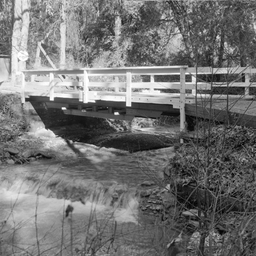
%> input picture test_images/walkbridge.png (cropped and resized to the size of MATLAB's example picture), 256 x 256 px, given in place of cameraman.tif, which was not available
$ octave run_me.m   (GNU Octave 9; MATLAB toolbox functions it lacks are replaced by stand-ins)
%> lines starting %> are read from the running program, lines starting %| are printed output that depends on the picture; pictures that were not available may be replaced by others from this repository, and a replacement may not be noted
### PatchMatching/Im2Patch.m
function  [ Pat_img ]  =  Im2Patch( E_img, Par )
%%%%%%%%%%%%%%%%%%%%%%%%%%%%%%%%%%%%%%%%%%%%%%%%%%%%%%%%%%%%%%%%%%%%%%%%%%%
% This code modified from
% Weighted Nuclear Norm Minimization for Image Denoising, Version 1.0
% Shuhang Gu, Lei Zhang, Wangmeng Zuo, Xiangchu Feng
% https://github.com/csjunxu/WNNM_CVPR2014
%%%%%%%%%%%%%%%%%%%%%%%%%%%%%%%%%%%%%%%%%%%%%%%%%%%%%%%%%%%%%%%%%%%%%%%%%%%
total_pat_num = (size(E_img,1)-Par.patsize+1)*(size(E_img,2)-Par.patsize+1);
Pat_img           =   zeros(Par.patsize*Par.patsize, total_pat_num);
k           =   0;
for i  = 1:Par.patsize
    for j  = 1:Par.patsize
              k     =  k+1;
        E_patch     =  E_img(i:end-Par.patsize+i,j:end-Par.patsize+j);
        Pat_img(k,:)      =  E_patch(:)';
    end
end

### PatchMatching/NeighborIndex.m
function  [ Neighbor_arr, Num_arr, SelfIndex_arr ]  =  NeighborIndex(img, Par)
%%%%%%%%%%%%%%%%%%%%%%%%%%%%%%%%%%%%%%%%%%%%%%%%%%%%%%%%%%%%%%%%%%%%%%%%%%%
% This code modified from
% Weighted Nuclear Norm Minimization for Image Denoising, Version 1.0
% Shuhang Gu, Lei Zhang, Wangmeng Zuo, Xiangchu Feng
% https://github.com/csjunxu/WNNM_CVPR2014
%%%%%%%%%%%%%%%%%%%%%%%%%%%%%%%%%%%%%%%%%%%%%%%%%%%%%%%%%%%%%%%%%%%%%%%%%%%
% This Function Precompute the all the patch indexes in the Searching window
% -Neighbor_arr is the array of neighbor patch indexes for each keypatch
% -Num_arr is array of the effective neighbor patch numbers for each keypatch
% -SelfIndex_arr is the index of keypatches in the total patch index array
SW      	=   Par.searchWin;
s           =   Par.step;
TempR       =   size(img,1)-Par.patsize+1;
TempC       =   size(img,2)-Par.patsize+1;
R_GridIdx	=   (1:s:TempR);
R_GridIdx	=   [R_GridIdx R_GridIdx(end)+1:TempR];
C_GridIdx	=   (1:s:TempC);
C_GridIdx	=   [C_GridIdx C_GridIdx(end)+1:TempC];

Idx         =   (1:TempR*TempC);
Idx         =   reshape(Idx, TempR, TempC);
R_GridH     =   length(R_GridIdx);
C_GridW     =   length(C_GridIdx);

Neighbor_arr    =   int32(zeros((2*SW+1)*(2*SW+1), R_GridH*C_GridW));
Num_arr         =   int32(zeros(1,R_GridH*C_GridW));
SelfIndex_arr   =   int32(zeros(1,R_GridH*C_GridW));

for  i  =  1 : R_GridH
    for  j  =  1 : C_GridW
        OffsetR     =   R_GridIdx(i);
        OffsetC     =   C_GridIdx(j);
        Offset1  	=  (OffsetC-1)*TempR + OffsetR;
        Offset2   	=  (j-1)*R_GridH + i;

        top         =   max( OffsetR-SW, 1 );
        button      =   min( OffsetR+SW, TempR );
        left        =   max( OffsetC-SW, 1 );
        right       =   min( OffsetC+SW, TempC );

        NL_Idx     =   Idx(top:button, left:right);
        NL_Idx     =   NL_Idx(:);

        Num_arr(Offset2)  =  length(NL_Idx);
        Neighbor_arr(1:Num_arr(Offset2),Offset2)  =  NL_Idx;
        SelfIndex_arr(Offset2) = Offset1;
    end
end

### PatchTools/InitialBlockMatching.m
function [ NL_mat, ref_idx, ref_noisy_pat ] = InitialBlockMatching(X, Y, Par)
XPat = Im2Patch(X, Par);
[neighbor_arr, num_arr, self_arr] =	NeighborIndex(X, Par);
NL_mat  =  BlockMatching( XPat, Par, neighbor_arr, num_arr, self_arr);

% To reduce computational cost, we compute energy only for the
% representative patch. We take the patch with the smallest variance of
% pixel values as the represntative patch.
fPat = XPat(:,NL_mat(1,:));
std_fPat = std(fPat,1);
[~,idx] = min(std_fPat);
ref_idx = NL_mat(:,idx);

ref_noisy_pat = zeros(Par.patsize*Par.patsize,length(ref_idx));
k = 0;
for i  = 1:Par.patsize
    for j  = 1:Par.patsize
        k = k+1;
        N_patch = Y(i:end-Par.patsize+i,j:end-Par.patsize+j);
        N_patch = N_patch(:)';
        ref_noisy_pat(k,:) = N_patch(:,ref_idx);
    end
end
end

### BlockMatching.m
function  [init_index] = BlockMatching(X, Par, neighbor_arr, num_arr, self_index_arr)
%%%%%%%%%%%%%%%%%%%%%%%%%%%%%%%%%%%%%%%%%%%%%%%%%%%%%%%%%%%%%%%%%%%%%%%%%%%
% This code originated from
% Weighted Nuclear Norm Minimization for Image Denoising, Version 1.0
% Shuhang Gu, Lei Zhang, Wangmeng Zuo, Xiangchu Feng
% https://github.com/csjunxu/WNNM_CVPR2014
%%%%%%%%%%%%%%%%%%%%%%%%%%%%%%%%%%%%%%%%%%%%%%%%%%%%%%%%%%%%%%%%%%%%%%%%%%%
L = length(num_arr);
init_index = zeros(Par.patnum,L);

for  i  =  1 : L
    patch = X(:,self_index_arr(i));
    neighbors = X(:,neighbor_arr(1:num_arr(i),i));
    dist = sum((repmat(patch,1,size(neighbors,2))-neighbors).^2);
    [~, index] = sort(dist);
    init_index(:,i)=neighbor_arr(index(1:Par.patnum),i);
end

### ComputeEnergy.m
function [ energy ] = ComputeEnergy( ref_idx, ref_noisy_pat, rec_img, Par, lambda, gamma )

rec_pat = zeros(Par.patsize*Par.patsize,length(ref_idx));
k = 0;
for i  = 1:Par.patsize
    for j  = 1:Par.patsize
        k = k+1;
        E_patch = rec_img(i:end-Par.patsize+i,j:end-Par.patsize+j);
        E_patch = E_patch(:)';
        rec_pat(k,:) =  E_patch(:,ref_idx);
    end
end

[~,sing_mat,~] = svd(double(rec_pat),'econ');
energy = trace(sing_mat) + 0.5*lambda*sum(sum(log(gamma^2 + (rec_pat-ref_noisy_pat).^2)));

end

### XSubproblem.m
function [E_img]   =  XSubproblem( N_img, Par, NL_mat )

E_img = N_img;
[row, col] = size(N_img);

[neighbor_arr, num_arr, self_arr] =	NeighborIndex(N_img, Par);

for iter = 1 : Par.iter
    NSig = Par.eta*Par.nSig;
    CurPat = Im2Patch( E_img, Par );                      % image to patch and estimate local noise variance

    if (mod(iter-1,Par.innerloop)==0)
        tva = TotalVariation(E_img);
        tvb = TotalVariation(medfilt2(E_img));
        if tva/tvb < 3
            NL_mat  =  BlockMatching( CurPat, Par, neighbor_arr, num_arr, self_arr);% Caculate Non-local similar patches for each
        end
        NSig = Par.nSig;                       % First Iteration use the input noise parameter
    end


    [EPat, W]  =  PatEstimation( NL_mat, self_arr, NSig, CurPat, Par );   % Estimate all the patches
    E_img      =  Patch2Im( EPat, W, Par.patsize, row, col );
end
end


% [5 lines left out: function TotalVariation, not called in this run]

### Params.m
function  [Par]=Params(nSig)
Par.nSig      = nSig;              % Variance of the noise image
Par.searchWin = 30;                % Non-local patch searching window
Par.c         = 23;                % Constant num for the weight vector
Par.innerloop = 2;                 % InnerLoop Num of between re-blockmatching
Par.reWeiIter = 3;
Par.patsize   = 6;                 % Patch size
Par.patnum    = 70;                % Initial Non-local Patch number
Par.iter      = 2;
Par.eta       = 0.6;               % Noise estimete parameter
Par.step      = 4;
Par.threshold = 1e-3;              % terminate condition of ADMM algorithm

### run_me.m
% choose image by number
% All images are in the folder "test_images".
img_num = 3;

% solve WNNM model of the Cauchy noise denoising by ADMM algorithm.

if img_num == 1; clear; imname = "barbara"; img = double(imread('barbara.png')); img = imresize(img, 0.5);
elseif img_num == 2; clear; imname = "boat"; img = double(imread('boat.png')); img = imresize(img, 0.5);
elseif img_num == 3; clear; imname = "cameraman"; img = double(imread('cameraman.tif'));
elseif img_num == 4; clear; img_name = "couple"; img = double(imread('couple.png')); img = imresize(img, 0.5);
elseif img_num == 5; clear; imname = "house"; img = double(rgb2gray(imread('house.tiff'))); img = imresize(img, 0.5);
elseif img_num == 6; clear; imname = "man"; img = double(imread('man.tiff')); img = imresize(img, 0.25);
elseif img_num == 7; clear; imname = "mandrill"; img = double(imread('mandrill.png')); img = imresize(img, 0.5);
elseif img_num == 8; clear; imname = "peppers"; img = double(imread('peppers256.png'));
elseif img_num == 9; clear; imname = "plane"; img = double(imread('jetplane.png')); img = imresize(img, 0.5);
elseif img_num == 10; clear; imname = "synthetic"; img = double(rgb2gray(imread('synthetic1.bmp'))); img = imresize(img, 1.01);
end

% Generate Cauchy noisy image.
rng('default');
eta1 = randn(size(img));
eta2 = randn(size(img));
gamma = 5;
noise = gamma.*eta1./eta2;
Y = img + noise;                                % noisy image

fprintf('noisy image PSNR, SSIM : %.2f, %.4f\n', psnr(uint8(Y), uint8(img)), ssim(uint8(Y), uint8(img)));
%| noisy image PSNR, SSIM : 19.21, 0.5496

maxiter = 100;
lambda = 1;
beta = 2*lambda/gamma^2 + eps;
energy = zeros(1,maxiter+1);
W = zeros(size(img));
E = zeros(size(img));
medY = medfilt2(Y);
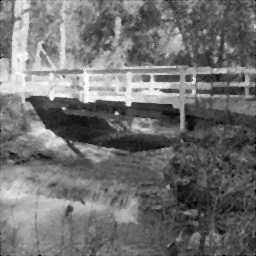
%> medY: size 256x256 double; min 0, max 256.3, mean 113.7; drawn with min black and max white
X = max(min(medY(:)),min(Y,max(medY(:))));      % set initial image
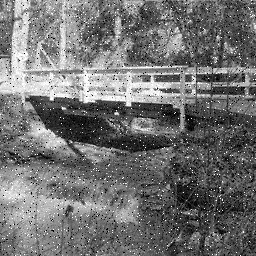
%> X: size 256x256 double; min 0, max 256.3, mean 114.4; drawn with min black and max white

% sigma = 2.7 for gamma = 5
% sigma = 4.0 for gamma = 10
sigma = 2.7;
Par = Params(sigma);

[NL_mat, refIdx, refNoisyPat] = InitialBlockMatching(medfilt2(X), Y, Par);
%> after the loop in Im2Patch, `for i  = 1:Par.patsize`: k = 36
%> in InitialBlockMatching, `[neighbor_arr, num_arr, self_arr] =	NeighborIndex(X, Par);`: num_arr = 4225 values, max 3721 at index 529, min 961 at index 1, mean 3181; self_arr = 4225 values from 1 to 63001
%> in BlockMatching, `L = length(num_arr);`: L = 4225
%> the loop in BlockMatching, `for  i  =  1 : L` made 4225 passes
%> pass 1, in BlockMatching, `neighbors = X(:,neighbor_arr(1:num_arr(i),i));`:
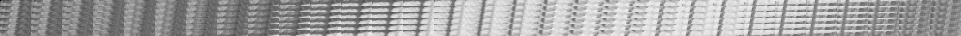
%> neighbors: size 36x961 double; min 0, max 235.6, mean 163.4
%> in InitialBlockMatching, `std_fPat = std(fPat,1);`: std_fPat = 4225 values, max 76.71 at index 1391, min 1.53 at index 442, mean 16.53
%> in InitialBlockMatching, `[~,idx] = min(std_fPat);`: idx = 442
%> in InitialBlockMatching, `ref_idx = NL_mat(:,idx);`: ref_idx = 70 values, max 10256 at index 70, min 2476 at index 31, mean 6134.7
%> in InitialBlockMatching, `ref_noisy_pat = zeros(Par.patsize*Par.patsize,length(ref_idx));`: ref_noisy_pat: size 36x70 double; every value is 0
%> after the loop in InitialBlockMatching, `for i  = 1:Par.patsize`:
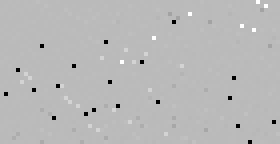
%> ref_noisy_pat: size 36x70 double (shown 4 times larger); min -4699, max 1950.9, mean 145.3; drawn with min black and max white
%> after the loop in InitialBlockMatching, `for i  = 1:Par.patsize`: k = 36
%> refIdx has the same summary as ref_idx in InitialBlockMatching
%> the run ends on the next line

for i = 1:maxiter
    if i ~= 1
        X = XSubproblem( Y+W./beta-E, Par, NL_mat );
